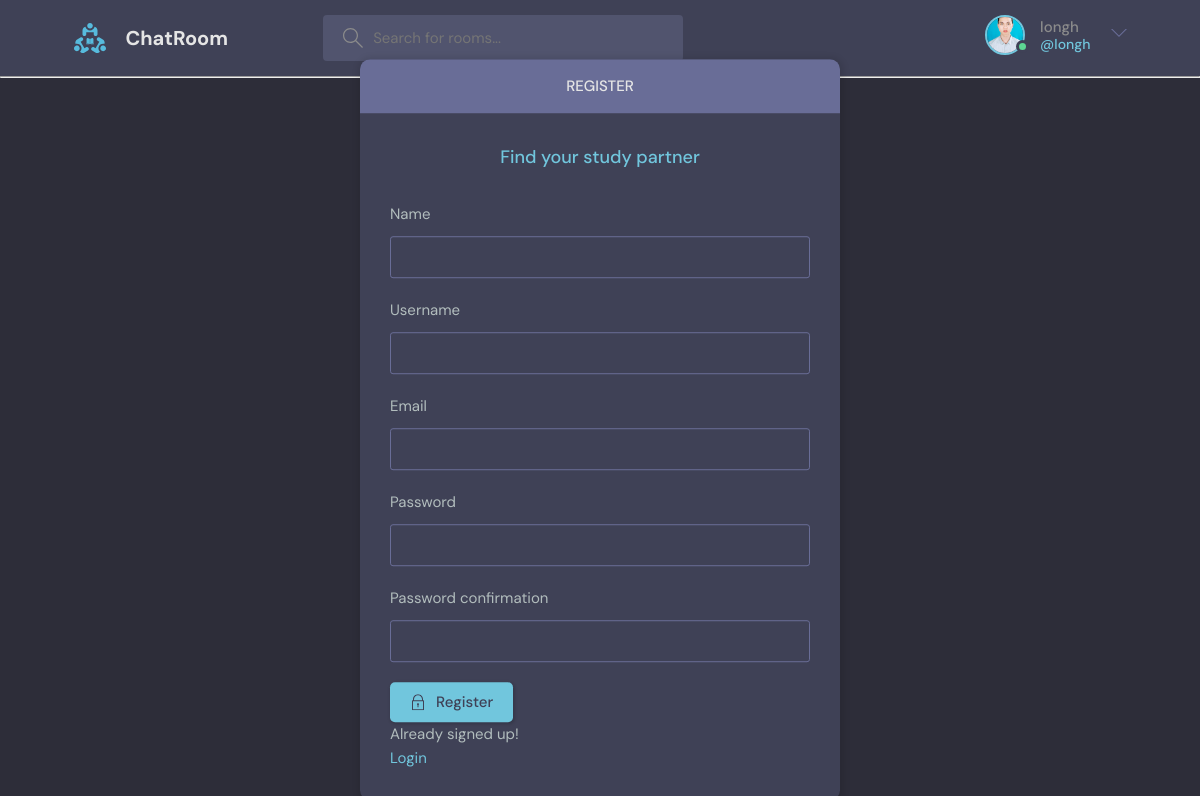
/register/ (signed in), run on the app's committed database.
### studybud/models.py (models this page shows)
class User(AbstractUser):
	name = models.CharField(max_length=200, null=True)
	email = models.EmailField(unique=True, null=True)
	bio = models.TextField(null=True)
	avatar = models.ImageField(null=True, default='avatar.svg')
	USERNAME_FIELD = 'email'
	REQUIRED_FIELDS = []

### studybud/views.py (the view, shortened to what this page needs)
# urls.py: path('register/', views.register_user, name='register'),
def register_user(request):
	form = MyUserCreationForm()
	context = {'form': form}
	return render(request, 'studybud/login_register.html', context)

### studybud/form.py
class MyUserCreationForm(UserCreationForm):
	class Meta:
		model = User
		fields = ['name', 'username', 'email', 'password1', 'password2']

### studybud/templates/studybud/login_register.html (shortened to what this page needs)
<!DOCTYPE html>
<html lang="en">
<head>
</head>
<body>
{% extends 'main.html' %}
{% block content %}
<main class="auth layout">
	{% if page == 'login' %}
	<div class="container">
		<div class="layout__box">
			<div class="layout__boxHeader">
				<div class="layout__boxTitle">
					<h3>Login</h3>
				</div>
			</div>
			<div class="layout__body">
				<h2 class="auth__tagline">Find your chatting partner</h2>
				<form class="form" action="" method="POST">
					{% csrf_token %}
					<div class="form__group form__group">
						<label for="username">Username</label>
						<input id="username" name="username" type="text" placeholder="e.g. long_hoang"/>
					</div>
					<div class="form__group">
						<label for="password">Password</label>
						<input
								id="password"
								name="password"
								type="password"
								placeholder="&bull;&bull;&bull;&bull;&bull;&bull;&bull;&bull;"
						/>
					</div>
					<button class="btn btn--main" type="submit">
						<svg
								xmlns="http://www.w3.org/2000/svg"
								width="32"
								height="32"
								viewBox="0 0 32 32"
						>
							<title>lock</title>
							<path
									d="M27 12h-1v-2c0-5.514-4.486-10-10-10s-10 4.486-10 10v2h-1c-0.553 0-1 0.447-1 1v18c0 0.553 0.447 1 1 1h22c0.553 0 1-0.447 1-1v-18c0-0.553-0.447-1-1-1zM8 10c0-4.411 3.589-8 8-8s8 3.589 8 8v2h-16v-2zM26 30h-20v-16h20v16z"
							></path>
							<path
									d="M15 21.694v4.306h2v-4.306c0.587-0.348 1-0.961 1-1.694 0-1.105-0.895-2-2-2s-2 0.895-2 2c0 0.732 0.413 1.345 1 1.694z"
							></path>
						</svg>
						Login
					</button>
				</form>
				<div class="auth__action">
					<p>Haven't signed up yet?</p>
					<a href="{% url 'register' %}" class="btn btn--link">Sign Up</a>
				</div>
			</div>
		</div>
	</div>
	{% else %}
	<div class="container">
		<div class="layout__box">
			<div class="layout__boxHeader">
				<div class="layout__boxTitle">
					<h3>Register</h3>
				</div>
			</div>
			<div class="layout__body">
				<h2 class="auth__tagline">Find your study partner</h2>
				<form class="form" action="" method="POST">
					{% for field in form %}
					<div class="form__group form__group">
						<label for="room_name">{{field.label}}</label>
						{{field}}
					</div>
					{% endfor %}
					<button class="btn btn--main" type="submit">
						Register
					</button>
				</form>
				<p>Already signed up!</p>
				<a href="{% url 'login' %}">Login</a>
			</div>
		</div>
	</div>
	{% endif %}
</main>
{% endblock content %}

### templates/navbar.html (shortened to what this page needs)
<!DOCTYPE html>
{% load static %}
<html lang="en">
<head>
	<link rel="stylesheet" type="text/css" media="screen" href="{% static 'styles/style.css' %}">
</head>
<body>
<header class="header header--loggedIn">
	<div class="container">
		<a href="{% url 'home' %}" class="header__logo">
			<img src="{% static 'images/logo.svg' %}"/>
			<h1>ChatRoom</h1>
		</a>
		<form class="header__search" method="GET" action="{% url 'home' %}">
			<label>
				<input name="q" placeholder="Search for rooms..."/>
			</label>
		</form>
		<nav class="header__menu">
			{% if request.user.is_authenticated %}
			<div class="header__user">
				<a href="{% url 'user-profile' request.user.id %}">
					<div class="avatar avatar--medium active">
						<img src="{{request.user.avatar.url}}"/>
					</div>
					<p> {{request.user.username}} <span> @{{request.user.username}} </span></p>
				</a>
				<button class="dropdown-button">
					<svg version="1.1" xmlns="http://www.w3.org/2000/svg" width="32" height="32" viewBox="0 0 32 32">
						<title>chevron-down</title>
						<path d="M16 21l-13-13h-3l16 16 16-16h-3l-13 13z"></path>
					</svg>
				</button>
			</div>
			{% else %}
			<a href="{% url 'login' %}">
				<img src="{% static 'images/avatar.svg' %}"/>
				<p>Login</p>
			</a>
			{% endif %}
		</nav>
	</div>
</header>
</body>
</html>

### data on the page
User: user.avatar (picture), user.username "longh"

### other printed values
{{ field.label }} "Name" "Username" "Email" "Password" "Password confirmation"
